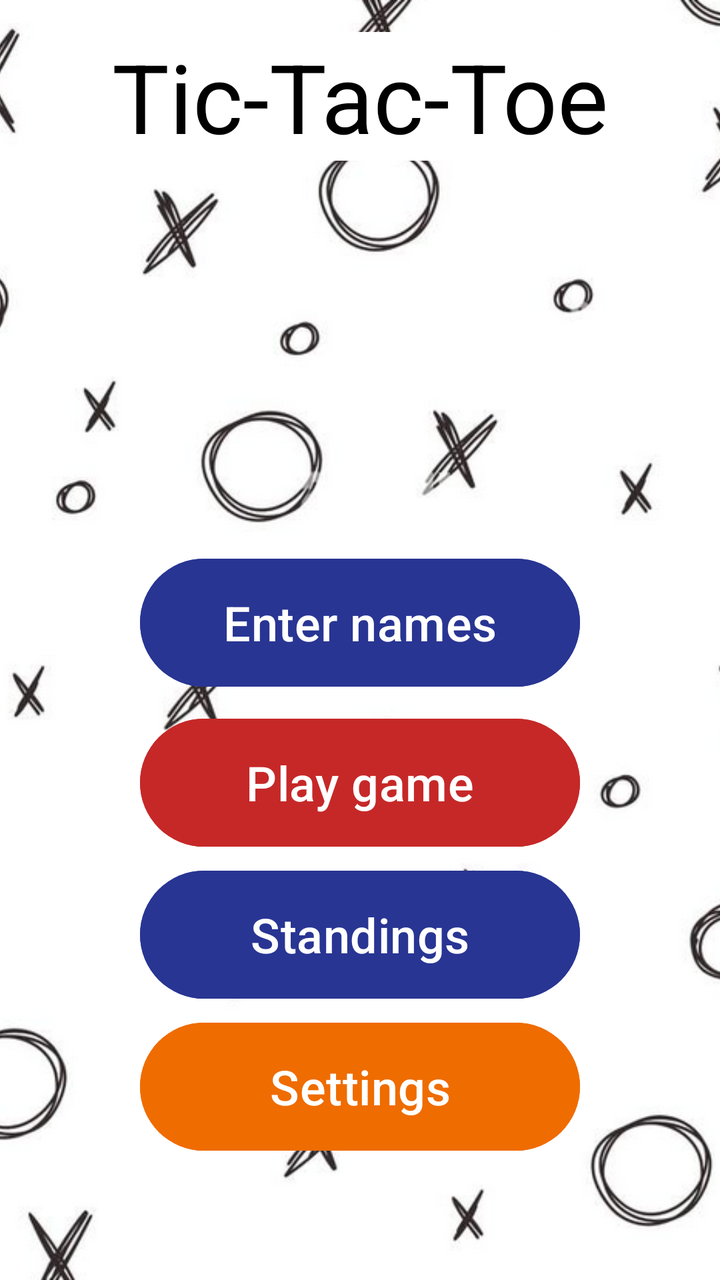
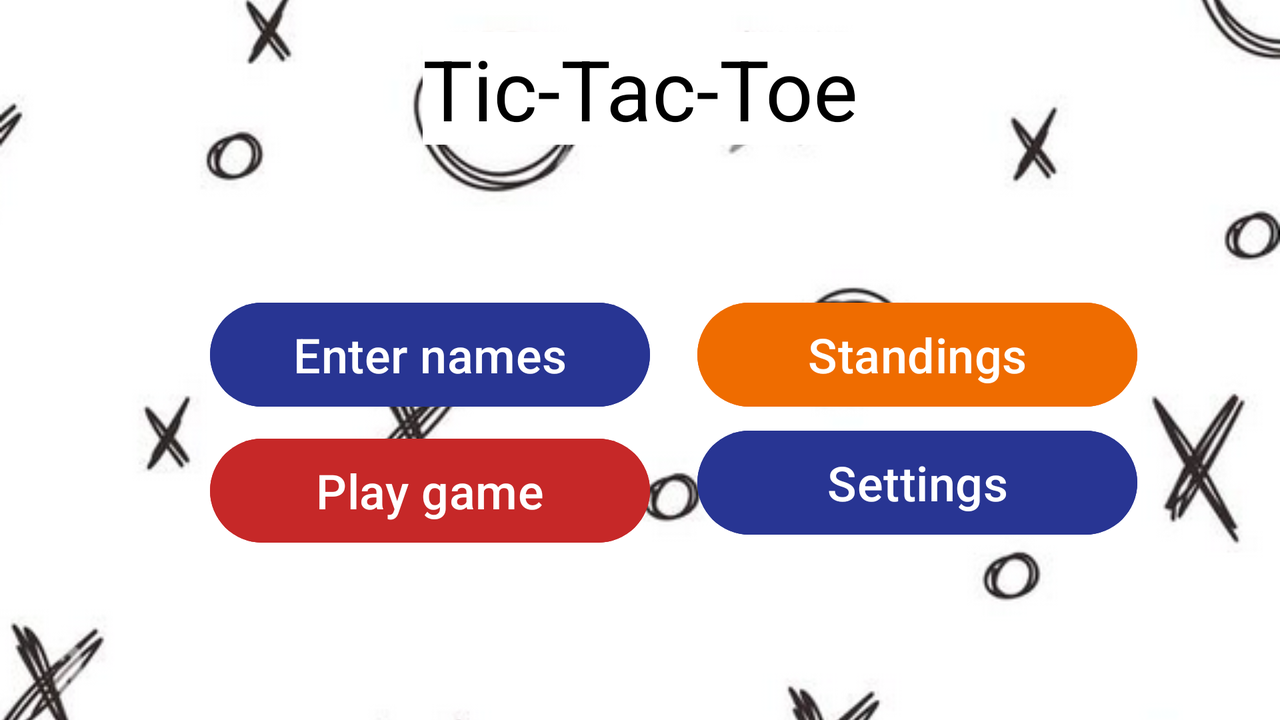

The same Android screen from two of the app's own layout files: first res/layout/ as a phone draws it, then the repository's variant for another configuration, drawn on a device whose configuration selects that folder. Both files follow.
<!-- AndroidManifest.xml: application theme Theme.Tictactoe -->
<!-- res/layout/activity_main.xml -->
<?xml version="1.0" encoding="utf-8"?>
<androidx.constraintlayout.widget.ConstraintLayout xmlns:android="http://schemas.android.com/apk/res/android"
    xmlns:app="http://schemas.android.com/apk/res-auto"
    xmlns:tools="http://schemas.android.com/tools"
    android:layout_width="match_parent"
    android:layout_height="match_parent"
    tools:context=".MainActivity">


           <ImageView
            android:id="@+id/backgroundImage"
            android:layout_width="0dp"
            android:layout_height="0dp"
            android:contentDescription="@string/img_desc"
            android:scaleType="centerCrop"
            android:src="@drawable/background"
            app:layout_constraintEnd_toEndOf="parent"
            app:layout_constraintHeight_percent="1"
            app:layout_constraintHorizontal_bias="0.0"
            app:layout_constraintStart_toStartOf="parent"
            app:layout_constraintTop_toTopOf="parent"
            app:layout_constraintWidth_percent="1" />


    <TextView
        android:id="@+id/text_welcome"
        android:layout_width="wrap_content"
        android:layout_height="wrap_content"
        android:layout_marginTop="16dp"
        android:background="#FFFFFF"
        android:text="@string/app_name"
        android:textColor="#000"
        android:textSize="48sp"
        app:layout_constraintEnd_toEndOf="parent"
        app:layout_constraintStart_toStartOf="parent"
        app:layout_constraintTop_toTopOf="parent" />

    <Button
        android:id="@+id/btn_names"
        android:layout_width="220dp"
        android:layout_height="72dp"
        android:backgroundTint="#283593"
        android:text="@string/btn_names"
        android:textSize="24sp"
        app:layout_constraintBottom_toBottomOf="parent"
        app:layout_constraintEnd_toEndOf="parent"
        app:layout_constraintStart_toStartOf="parent"
        app:layout_constraintTop_toBottomOf="@+id/text_welcome"
        app:layout_constraintVertical_bias="0.4" />

    <Button
        android:id="@+id/btn_standings"
        android:layout_width="220dp"
        android:layout_height="72dp"
        android:layout_marginTop="4dp"
        android:backgroundTint="#283593"
        android:text="@string/btn_standings"
        android:textSize="24sp"
        app:layout_constraintStart_toStartOf="@+id/btn_game"
        app:layout_constraintTop_toBottomOf="@+id/btn_game" />

    <Button
        android:id="@+id/btn_settings"
        android:layout_width="220dp"
        android:layout_height="72dp"
        android:layout_marginTop="4dp"
        android:backgroundTint="#EF6C00"
        android:text="@string/btn_settings"
        android:textSize="24sp"

        app:layout_constraintBottom_toBottomOf="@+id/backgroundImage"
        app:layout_constraintStart_toStartOf="@+id/btn_standings"
        app:layout_constraintTop_toBottomOf="@+id/btn_standings"
        app:layout_constraintVertical_bias="0.0" />

    <Button
        android:id="@+id/btn_game"
        android:layout_width="220dp"
        android:layout_height="72dp"
        android:layout_marginTop="8dp"
        android:backgroundTint="#C62828"
        android:text="@string/btn_game"
        android:textSize="24sp"
        app:layout_constraintStart_toStartOf="@+id/btn_names"
        app:layout_constraintTop_toBottomOf="@+id/btn_names" />

</androidx.constraintlayout.widget.ConstraintLayout>
<!-- resources referenced by this layout -->
<resources>
  <!-- drawable background: png bitmap (drawable, 227139 bytes) -->
  <string name="app_name">Tic-Tac-Toe</string>
  <string name="btn_game">Play game</string>
  <string name="btn_names">Enter names</string>
  <string name="btn_settings">Settings</string>
  <string name="btn_standings">Standings</string>
  <string name="img_desc">repeating x\'s and o\'s</string>
  <style name="Theme.Tictactoe" parent="Base.Theme.Tictactoe" />
  <style name="Base.Theme.Tictactoe" parent="Theme.Material3.DayNight.NoActionBar">
          
  
      </style>
</resources>
<!-- res/layout-land/activity_main.xml (the repository's variant of the layout above) -->
<!-- drawn on the phone turned sideways -->
<?xml version="1.0" encoding="utf-8"?>
<androidx.constraintlayout.widget.ConstraintLayout xmlns:android="http://schemas.android.com/apk/res/android"
    xmlns:app="http://schemas.android.com/apk/res-auto"
    xmlns:tools="http://schemas.android.com/tools"
    android:layout_width="match_parent"
    android:layout_height="match_parent"
    tools:context=".MainActivity">


    <ImageView
        android:id="@+id/backgroundImage"
        android:layout_width="0dp"
        android:layout_height="0dp"
        android:contentDescription="@string/img_desc"
        android:scaleType="centerCrop"
        android:src="@drawable/background"
        app:layout_constraintEnd_toEndOf="parent"
        app:layout_constraintHeight_percent="1"
        app:layout_constraintHorizontal_bias="0.0"
        app:layout_constraintStart_toStartOf="parent"
        app:layout_constraintTop_toTopOf="parent"
        app:layout_constraintWidth_percent="1" />


    <TextView
        android:id="@+id/text_welcome"
        android:layout_width="wrap_content"
        android:layout_height="wrap_content"
        android:layout_marginTop="16dp"
        android:background="#FFFFFF"
        android:text="@string/app_name"
        android:textColor="#000"
        android:textSize="42sp"
        app:layout_constraintEnd_toEndOf="parent"
        app:layout_constraintStart_toStartOf="parent"
        app:layout_constraintTop_toTopOf="parent" />

    <Button
        android:id="@+id/btn_names"
        android:layout_width="220dp"
        android:layout_height="60dp"
        android:layout_marginTop="24dp"
        android:backgroundTint="#283593"
        android:text="@string/btn_names"
        android:textSize="24sp"
        app:layout_constraintBottom_toBottomOf="parent"
        app:layout_constraintEnd_toEndOf="parent"
        app:layout_constraintHorizontal_bias="0.25"
        app:layout_constraintStart_toStartOf="parent"
        app:layout_constraintTop_toBottomOf="@+id/text_welcome"
        app:layout_constraintVertical_bias="0.25" />

    <Button
        android:id="@+id/btn_standings"
        android:layout_width="220dp"
        android:layout_height="60dp"
        android:layout_marginTop="24dp"
        android:backgroundTint="#EF6C00"
        android:text="@string/btn_standings"
        android:textSize="24sp"
        app:layout_constraintBottom_toBottomOf="@+id/backgroundImage"
        app:layout_constraintEnd_toEndOf="parent"
        app:layout_constraintHorizontal_bias="0.25"
        app:layout_constraintStart_toEndOf="@+id/btn_names"
        app:layout_constraintTop_toBottomOf="@+id/text_welcome"
        app:layout_constraintVertical_bias="0.25" />

    <Button
        android:id="@+id/btn_settings"
        android:layout_width="220dp"
        android:layout_height="60dp"
        android:layout_marginTop="4dp"
        android:layout_marginBottom="16dp"
        android:backgroundTint="#283593"

        android:text="@string/btn_settings"
        android:textSize="24sp"
        app:layout_constraintBottom_toBottomOf="@+id/backgroundImage"
        app:layout_constraintStart_toStartOf="@+id/btn_standings"
        app:layout_constraintTop_toBottomOf="@+id/btn_standings"
        app:layout_constraintVertical_bias="0.0" />

    <Button
        android:id="@+id/btn_game"
        android:layout_width="220dp"
        android:layout_height="60dp"
        android:layout_marginTop="8dp"
        android:backgroundTint="#C62828"
        android:text="@string/btn_game"
        android:textSize="24sp"
        app:layout_constraintStart_toStartOf="@+id/btn_names"
        app:layout_constraintTop_toBottomOf="@+id/btn_names" />

</androidx.constraintlayout.widget.ConstraintLayout>
